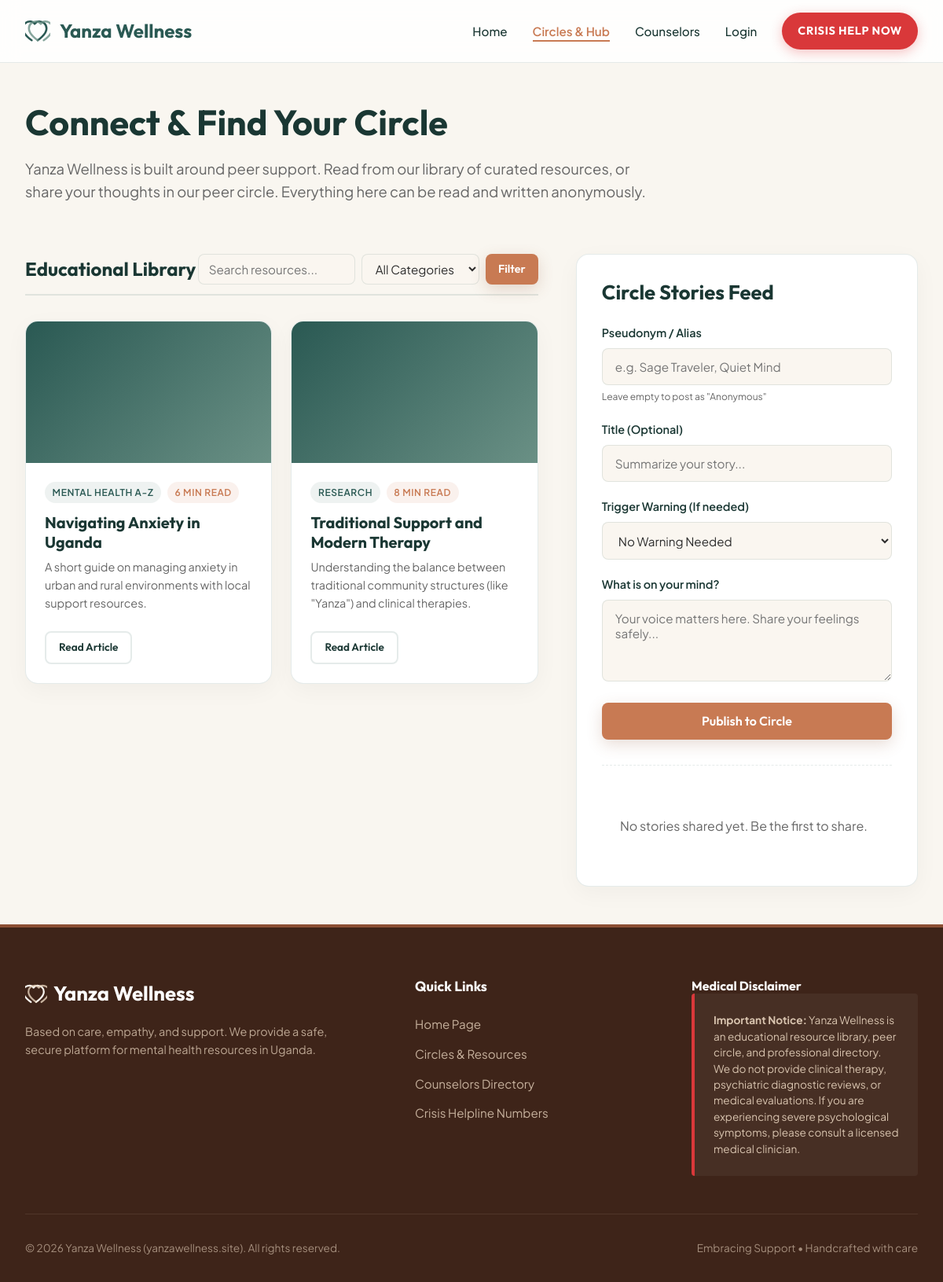
The app's page /connect.php with its own data.
### tables this page shows
CREATE TABLE IF NOT EXISTS resources (
    id VARCHAR(36) PRIMARY KEY,
    title VARCHAR(255) NOT NULL,
    summary TEXT NOT NULL,
    content TEXT NOT NULL,
    category VARCHAR(100) NOT NULL,
    read_time VARCHAR(20) DEFAULT '5 min read',
    banner_image VARCHAR(255) DEFAULT NULL,
    created_at TIMESTAMP DEFAULT CURRENT_TIMESTAMP
);

### includes/security.php (called while the page is built, shortened)
<?php
function sanitize($data) {
    return htmlspecialchars(trim($data ?? ''), ENT_QUOTES, 'UTF-8');
}

### connect.php (the view, shortened to what this page needs)
<?php
require_once __DIR__ . '/includes/header.php';
$db = getDBConnection();
$search_query = trim($_GET['search'] ?? '');
try {
    $resource_sql = "SELECT * FROM resources WHERE 1=1";
    $resource_params = [];
    $resource_sql .= " ORDER BY created_at DESC";
    $resource_stmt = $db->prepare($resource_sql);
    $resource_stmt->execute($resource_params);
    $resources = $resource_stmt->fetchAll();
    $feed_stmt = $db->query("SELECT * FROM community_feed WHERE is_flagged = 0 ORDER BY created_at DESC");
    $feed_posts = $feed_stmt->fetchAll();
} catch (PDOException $e) {
    error_log("Database Feed/Resource Query Failure: " . $e->getMessage());
    $resources = [];
    $feed_posts = [];
    $categories = [];
}
?>
<div class="hub-layout">
    <div class="hub-title-block">
        <h1>Connect & Find Your Circle</h1>
        <p style="color: var(--color-text-muted); font-size: 1.15rem; max-width: 800px;">
            Yanza Wellness is built around peer support. Read from our library of curated resources, or share your thoughts in our peer circle. Everything here can be read and written anonymously.
        </p>
    </div>
    <div>
        <div class="section-header" id="resources">
            <h2>Educational Library</h2>
            <form action="connect.php" method="GET" style="display: flex; gap: 0.5rem; flex-wrap: wrap;">
                <input type="text" name="search" placeholder="Search resources..." class="input-control" style="width: 200px; padding: 0.5rem 0.8rem;" value="<?php echo sanitize($search_query); ?>">
                <select name="category" class="input-control" style="width: 150px; padding: 0.5rem 0.8rem;" onchange="this.form.submit()">
                    <option value="All">All Categories</option>
                </select>
                <button type="submit" class="btn btn-primary" style="padding: 0.5rem 1rem; font-size: 0.9rem; border-radius: 8px;">Filter</button>
            </form>
        </div>
        <?php if (empty($resources)): ?>
            <div style="background-color: var(--bg-card); padding: 3rem; text-align: center; border-radius: var(--border-radius); border: 1px solid var(--border-color);">
                <p style="color: var(--color-text-muted); font-size: 1.1rem;">No articles found matching your criteria. Try adjusting your filters.</p>
            </div>
        <?php else: ?>
            <div class="articles-grid">
                <?php foreach ($resources as $res): ?>
                    <article class="article-card">
                        <div class="article-banner" style="background: linear-gradient(135deg, var(--color-slate-teal) 0%, var(--color-sage-green) 100%);"></div>
                        <div class="article-body">
                            <div class="tag-row">
                                <span class="tag"><?php echo sanitize($res['category']); ?></span>
                                <span class="tag" style="background-color: rgba(200, 122, 83, 0.1); color: var(--color-cta-terracotta);"><?php echo sanitize($res['read_time']); ?></span>
                            </div>
                            <h3><?php echo sanitize($res['title']); ?></h3>
                            <p><?php echo sanitize($res['summary']); ?></p>
                            <div style="margin-top: auto; display: flex; justify-content: space-between; align-items: center;">
                                <a href="#article-modal-<?php echo $res['id']; ?>" class="btn btn-secondary" style="padding: 0.5rem 1rem; font-size: 0.85rem; border-radius: 8px; border-color: var(--border-color);">Read Article</a>
                            </div>
                        </div>
                    </article>
                <?php endforeach; ?>
            </div>
        <?php endif; ?>
    </div>
    <div>
        <div class="feed-container">
            <h2 style="font-size: 1.6rem; margin-bottom: 1.5rem; color: var(--color-teal-dark);">Circle Stories Feed</h2>
            <form action="connect.php" method="POST" class="feed-form">
                <div class="form-group">
                    <label for="alias">Pseudonym / Alias</label>
                    <input type="text" id="alias" name="alias" class="input-control" placeholder="e.g. Sage Traveler, Quiet Mind" value="<?php echo isset($alias) && empty($success) ? sanitize($alias) : ''; ?>">
                    <span style="font-size: 0.75rem; color: var(--color-text-muted);">Leave empty to post as "Anonymous"</span>
                </div>
                <div class="form-group">
                    <label for="title">Title (Optional)</label>
                    <input type="text" id="title" name="title" class="input-control" placeholder="Summarize your story..." value="<?php echo isset($title) && empty($success) ? sanitize($title) : ''; ?>">
                </div>
                <div class="form-group">
                    <label for="trigger_warning">Trigger Warning (If needed)</label>
                    <select id="trigger_warning" name="trigger_warning" class="input-control">
                        <option value="None">No Warning Needed</option>
                    </select>
                </div>
                <div class="form-group">
                    <label for="content">What is on your mind?</label>
                    <textarea id="content" name="content" class="input-control" rows="4" placeholder="Your voice matters here. Share your feelings safely..." required></textarea>
                </div>
                <button type="submit" class="btn btn-primary" style="background-color: var(--color-cta-terracotta); width: 100%; border-radius: 8px;">Publish to Circle</button>
            </form>
            <div style="max-height: 500px; overflow-y: auto; padding-right: 0.5rem;">
                <?php if (empty($feed_posts)): ?>
                    <p style="color: var(--color-text-muted); text-align: center; padding: 2rem 0;">No stories shared yet. Be the first to share.</p>
                <?php endif; ?>
            </div>
        </div>
    </div>
</div>
<?php
require_once __DIR__ . '/includes/footer.php';
?>

### css/style.css (style rules this page uses)
:root { --font-heading: 'Outfit', sans-serif; --font-body: 'Plus Jakarta Sans', sans-serif; --color-terracotta: #8C4F34; --color-ochre-sand: #E8D4BE; --color-sage-green: #6A9085; --color-clay-dark: #3E2419; --color-warm-white: #FAF6F0; --color-slate-teal: #2A5953; --color-cream-light: #F9F6F0; --color-cta-terracotta: #C87A53; --color-teal-dark: #1A3733; --color-sea-pine: #1B4341; --color-mint-cream: #EAF2F1; --color-muted-gold: #D4AF37; --color-pine-dark: #0F2726; --color-crisis-red: #D9383A; --color-crisis-hover: #B82527; --color-text-dark: #2D2D2D; --color-text-muted: #666666; --color-white: #FFFFFF; --bg-app: var(--color-warm-white); --bg-card: var(--color-white); --text-primary: var(--color-text-dark); --text-accent: var(--color-terracotta); --border-color: rgba(140, 79, 52, 0.15); --transition-smooth: all 0.3s cubic-bezier(0.4, 0, 0.2, 1); --shadow-soft: 0 8px 30px rgba(0, 0, 0, 0.04); --shadow-hover: 0 14px 40px rgba(140, 79, 52, 0.10); --border-radius: 16px; --border-radius-lg: 24px; }
[data-theme="connect"] { --bg-app: var(--color-cream-light); --bg-card: var(--color-white); --text-primary: var(--color-teal-dark); --text-accent: var(--color-cta-terracotta); --border-color: rgba(42, 89, 83, 0.12); --shadow-hover: 0 14px 40px rgba(42, 89, 83, 0.08); }
* { box-sizing: border-box; margin: 0; padding: 0; }
body { background-color: var(--bg-app); color: var(--text-primary); font-family: var(--font-body); line-height: 1.6; overflow-x: hidden; transition: var(--transition-smooth); min-height: 100vh; display: flex; flex-direction: column; }
h1, h2, h3, h4, h5, h6 { font-family: var(--font-heading); font-weight: 700; line-height: 1.25; color: var(--text-primary); }
a { color: var(--text-accent); text-decoration: none; transition: var(--transition-smooth); }
.btn { display: inline-flex; align-items: center; justify-content: center; font-family: var(--font-heading); font-weight: 600; font-size: 1rem; padding: 0.85rem 2rem; border-radius: var(--border-radius); transition: var(--transition-smooth); cursor: pointer; border: none; }
.btn-primary { background-color: var(--text-accent); color: var(--color-white); box-shadow: 0 6px 20px rgba(140, 79, 52, 0.2); }
.btn-secondary { background-color: transparent; color: var(--text-primary); border: 2px solid var(--border-color); }
.hub-layout { max-width: 1200px; margin: 0 auto; padding: 3rem 2rem; display: grid; grid-template-columns: 1.8fr 1.2fr; gap: 3rem; }
.hub-title-block { grid-column: 1 / -1; margin-bottom: 1rem; }
.hub-title-block h1 { font-size: 2.8rem; margin-bottom: 1rem; }
.section-header { display: flex; justify-content: space-between; align-items: center; margin-bottom: 2rem; border-bottom: 2px solid var(--border-color); padding-bottom: 0.75rem; }
.articles-grid { display: grid; grid-template-columns: 1fr 1fr; gap: 1.5rem; margin-bottom: 3rem; }
.article-card { background-color: var(--bg-card); border: 1px solid var(--border-color); border-radius: var(--border-radius); overflow: hidden; box-shadow: var(--shadow-soft); transition: var(--transition-smooth); display: flex; flex-direction: column; }
.article-banner { height: 180px; background-size: cover; background-position: center; }
.article-body { padding: 1.5rem; display: flex; flex-direction: column; flex-grow: 1; }
.tag-row { display: flex; gap: 0.5rem; margin-bottom: 0.75rem; flex-wrap: wrap; }
.tag { font-size: 0.75rem; font-weight: 600; padding: 0.25rem 0.6rem; border-radius: 20px; background-color: rgba(42, 89, 83, 0.08); color: var(--color-slate-teal); text-transform: uppercase; letter-spacing: 0.05em; }
.article-body h3 { font-size: 1.25rem; margin-bottom: 0.5rem; }
.article-body p { color: var(--color-text-muted); font-size: 0.9rem; margin-bottom: 1.5rem; flex-grow: 1; }
.feed-container { background-color: var(--bg-card); border: 1px solid var(--border-color); border-radius: var(--border-radius); padding: 2rem; box-shadow: var(--shadow-soft); height: fit-content; }
.feed-form { margin-bottom: 2rem; border-bottom: 1px dashed var(--border-color); padding-bottom: 2rem; }
.form-group { margin-bottom: 1.25rem; }
.form-group label { display: block; font-weight: 600; font-size: 0.9rem; margin-bottom: 0.5rem; color: var(--text-primary); }
.input-control { width: 100%; padding: 0.8rem 1rem; border-radius: 8px; border: 1.5px solid var(--border-color); background-color: var(--color-warm-white); font-family: inherit; font-size: 0.95rem; transition: var(--transition-smooth); color: var(--color-text-dark); }

### records on screen
resources: category "MENTAL HEALTH A-Z", read_time "6 MIN READ", title "Navigating Anxiety in Uganda", summary "A short guide on managing anxiety in urban and rural environments with local support resources."
resources: category "RESEARCH", read_time "8 MIN READ", title "Traditional Support and Modern Therapy", summary "Understanding the balance between traditional community structures (like \"Yanza\") and clinical therapies."
